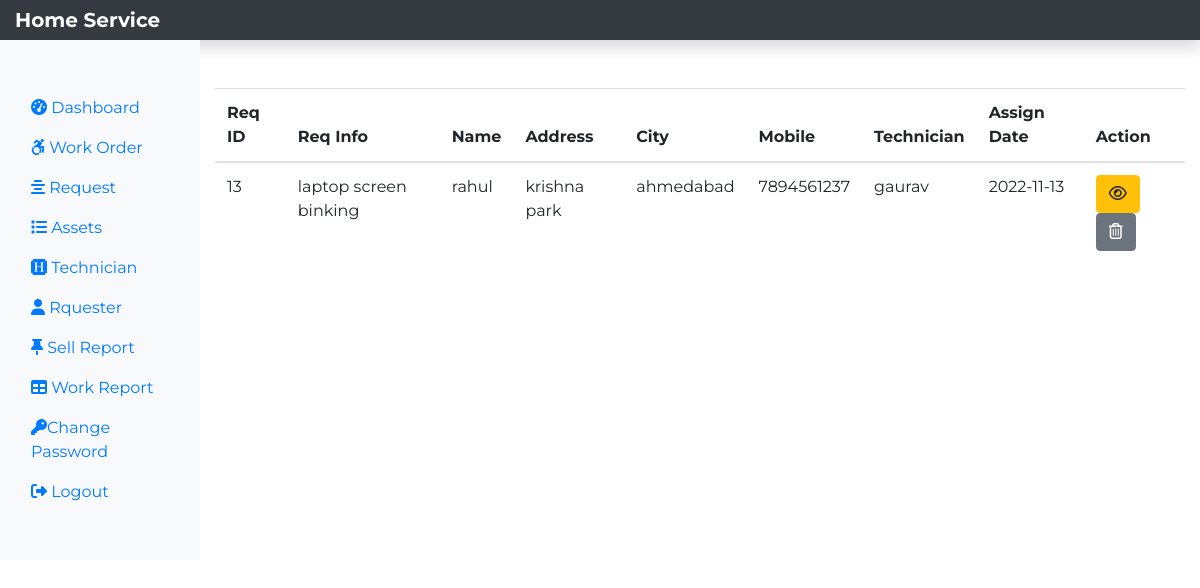
Screenshot of /work.php (signed in) with the database file from the repository.
### tables this page shows
CREATE TABLE `assignwork` (
  `rno` int(11) NOT NULL,
  `request_id` int(11) NOT NULL,
  `request_info` text NOT NULL,
  `request_desc` text NOT NULL,
  `request_name` varchar(60) NOT NULL,
  `request_add1` text NOT NULL,
  `request_add2` text NOT NULL,
  `request_city` varchar(60) NOT NULL,
  `request_state` varchar(60) NOT NULL,
  `request_zip` int(11) NOT NULL,
  `request_email` varchar(60) NOT NULL,
  `request_mobile` bigint(20) NOT NULL,
  `assign_tech` varchar(60) NOT NULL,
  `assign_date` date NOT NULL
);

### work.php (the view, shortened to what this page needs)
<?php
include('dbconnect.php');
?>
<!DOCTYPE html>
<html lang="en">
<head>
    <link rel="stylesheet" href="style.css">
    <link rel="stylesheet" href="https://cdn.jsdelivr.net/npm/bootstrap@4.3.1/dist/css/bootstrap.min.css">
    <link rel="stylesheet" href="https://cdn.jsdelivr.net/npm/bootstrap@4.3.1/dist/css/bootstrap.min.css">
</head>
<body>
<nav class="navbar navbar-dark fied-top bg-dark flex-md-nowrap p-0 shadow">
   <a class="navbar-brand col-sm-3 col-md-2 mr-0" href="requestprofile.php">Home Service</a></nav>
   <div class="container-fluid">
    <div class="row">
        <nav class="col-sm-2 bg-light sidebar py-5 ">
            <div class="sidebar sticky">
                <ul class="nav flex-column">
                    <li class="nav-item"><a class="nav-link active" href="dashboard.php"><i class="fas fa-tachometer-alt"></i>&nbsp;Dashboard</a></li>
                    <li class="nav-item"><a class="nav-link" href="work.php"><i class="fab fa-accessible-icon"></i>&nbsp;Work Order <ion-icon name="arrow-forward-outline"></ion-icon></a></li>
                    <li class="nav-item"><a class="nav-link" href="req.php"><i class="fas fa-align-center"></i>&nbsp;Request </a></li>
                    <li class="nav-item"><a class="nav-link" href="assets.php"><i class="fas fa-list"></i>&nbsp;Assets</a></li>
                    <li class="nav-item"><a class="nav-link" href="technician.php"><i class="fa-brands fa-hire-a-helper"></i>&nbsp;Technician</a></li>
                    <li class="nav-item"><a class="nav-link" href="rquester.php"><i class="fas fa-user"></i>&nbsp;Rquester</a></li>
                    <li class="nav-item"><a class="nav-link" href="sellreport.php"><i class="fa-solid fa-thumbtack"></i>&nbsp;Sell Report</a></li>
                    <li class="nav-item"><a class="nav-link" href="workreport.php"><i class="fas fa-table"></i>&nbsp;Work Report</a></li>
                    <li class="nav-item"><a class="nav-link" href="changepass.php"><i class="fas fa-key"></i>Change Password</a></li>
                    <li class="nav-item"><a class="nav-link" href="logout.php"><i class="fas fa-sign-out-alt"></i>&nbsp;Logout</a></li>
                </ul>
            </div>
        </nav>
<div class="col-sm-9 col-md-10 mt-5 ">
    <?php
     $sql ="SELECT * FROM assignwork";
     $result =$conn->query($sql);
     if($result->num_rows > 0){
        echo '<table  class="table">';
        echo '<thead>';
        echo '<tr>';
        echo '<th scope="col">Req ID</th>';
        echo '<th scope="col">Req Info</th>';
        echo '<th scope="col">Name</th>';
        echo '<th scope="col">Address</th>';
        echo '<th scope="col">City</th>';
        echo '<th scope="col">Mobile</th>';
        echo '<th scope="col">Technician</th>';
        echo '<th scope="col">Assign Date</th>';
        echo '<th scope="col">Action</th>';
        echo '</tr>';
        echo '</thead>';
        echo '<tbody>';
           while($row =$result->fetch_assoc()){
            echo '<tr>';
            echo '<td>'.$row['request_id'].'</td>';
            echo '<td>'.$row['request_info'].'</td>';
            echo '<td>'.$row['request_name'].'</td>';
            echo '<td>'.$row['request_add2'].'</td>';
            echo '<td>'.$row['request_city'].'</td>';
            echo '<td>'.$row['request_mobile'].'</td>';
            echo '<td>'.$row['assign_tech'].'</td>';
            echo '<td>'.$row['assign_date'].'</td>';
            echo '<td>';
            echo '<form action="viewassignwork.php" method="POST" class="d-inline mr-2">';
             echo '<input type="hidden" name="id" value='.$row['request_id'].'><button class="btn btn-warning d-inline" name="view" value="view"
             type="submit"><i class="far fa-eye"></i></button>';
            echo '</form>';
            echo '<form action=""  method="POST" class="d-inline mt-2" >';
            echo '<input type="hidden" name="id" value='.$row['request_id'].'><button class="btn btn-secondary d-inline" name="delete" value="Delete"
            type="submit"><i class="far fa-trash-alt"></i></button>';
           echo '</form>';
            echo '</td>';
            echo '</tr>';
           }
        echo '</tbody>';
        echo '</table>';
     }
     else{
        echo '0 Result';
     }
    ?>
</div>
        </div>
   </div>
</body>
</html>

### style.css (style rules this page uses)
* { margin: 0; padding: 0; box-sizing: border-box; font-family: 'Montserrat', sans-serif; }
.navbar-brand { font-weight: bold; }

### rows the page displays
assignwork: request "13", request_info "laptop screen binking", request_name "rahul", request_add2 "krishna park", request_city "ahmedabad", request_mobile "7894561237", assign_tech "gaurav", assign_date "2022-11-13"
